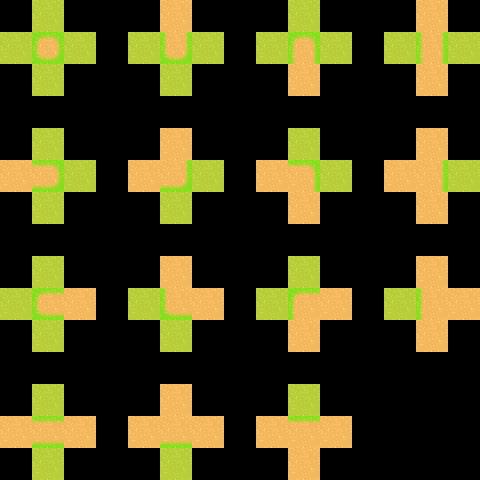

Tiled map render using the project's own tile images. Description and the map definition, with tile-layer contents summarised, below:
An orthogonal 15x15 tile map with 32x32 px tiles, 3 tile layers (regions, input_Ground, output_GroundBorders).

<map version="1.0" orientation="orthogonal" width="15" height="15" tilewidth="32" tileheight="32">
 <tileset firstgid="1" name="tileset" tilewidth="32" tileheight="32">
  <image source="tileset.png" width="256" height="256" />
 </tileset>
 <layer name="regions" width="15" height="15">
  <data>[225 cells, 75 non-empty, 1 distinct tile ids]</data>
 </layer>
 <layer name="input_Ground" width="15" height="15" opacity="0.42">
  <data>[225 cells, 75 non-empty, 2 distinct tile ids]</data>
 </layer>
 <layer name="output_GroundBorders" width="15" height="15" opacity="0.77">
  <data>[225 cells, 15 non-empty, 15 distinct tile ids]</data>
 </layer>
</map>